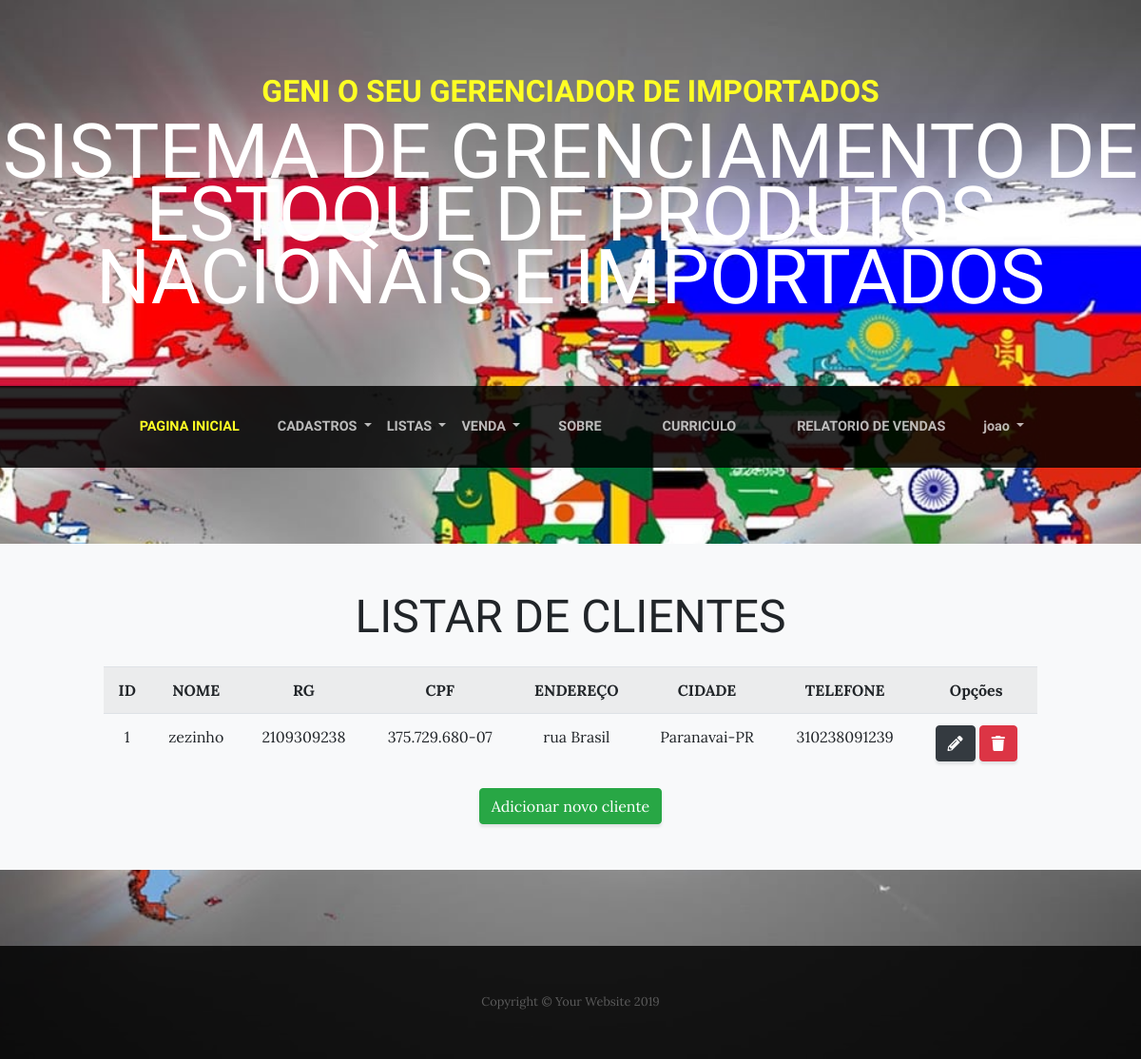
Screenshot of /lista/clientes/ (signed in) with the database file from the repository.
### adocao/models.py (models this page shows, shortened)
class Cliente (models.Model):
    nome = models.CharField(max_length=50, unique=True)
    rg = models.CharField(max_length=20, unique=True)
    cpf = models.CharField(max_length=14, unique=True,validators=[validate_CPF])
    endereco = models.CharField(max_length=100)
    cidade = models.ForeignKey(Cidade, on_delete=models.PROTECT)
    telefone = models.CharField(max_length=20)
    observacao = models.TextField(blank=True, null=True, verbose_name="Observação",help_text="qual quer informação extra sobre o cliente")

class Cidade (models.Model):
    nome = models.CharField(max_length=50)
    estado = models.ForeignKey(Estado, on_delete=models.PROTECT)
    descricao = models.TextField(blank=True, null=True, verbose_name="Descrição",
                                 help_text="espaço para colocar qualquer informação")
    def __str__(self):
        return self.nome + "-" + self.estado.sigla

class Estado (models.Model):
    sigla = models.CharField(max_length=2, unique=True)
    nome = models.CharField(max_length=50)
    pais = models.ForeignKey(Pais, on_delete=models.PROTECT)

### adocao/views.py (the view)
# urls.py: path('lista/clientes/',   ClienteList.as_view(), name="listar-clientes"),
class ClienteList(LoginRequiredMixin, ListView):
	model = Cliente
	template_name = "adocao/listar_clientes.html"

### adocao/templates/adocao/listar_clientes.html
{% extends 'adocao/base.html' %}
{% load static %}
{% block conteudo %}
  <section class="page-section bg-light p-5">
    <div class="container">
      <div class="row">
        <div class="col-xl-11 mx-auto">
          <div class="cta-inner text-center rounded">
            <h2 class="section-heading mb-4">
              <span class="section-heading-lower">Listar de clientes </span>
            </h2>
            <table class="table table-striped">
                    <tr>
                        <th>ID</th>
                        <th>NOME</th>
                        <th>RG</th>
                        <th>CPF</th>
                        <th>ENDEREÇO</th>
                        <th>CIDADE</th>
                        <th>TELEFONE</th>
                        <th>Opções</th>
                    </tr>
                    {% for cliente in object_list %}
                    <tr>
                        <td>{{cliente.pk}}</td>
                        <td>{{cliente.nome}}</td>
                        <td>{{cliente.rg}}</td>
                        <td>{{cliente.cpf}}</td>
                        <td>{{cliente.endereco}}</td>
                        <td>{{cliente.cidade}}</td>
                        <td>{{cliente.telefone}}</td>
                        <td>
                            <a href="{% url 'editar-cliente'  cliente.pk %}" class="btn btn-dark">
                              <i class="fas fa-pencil-alt    "></i>
                            </a>
                            <a href="{% url 'excluir-cliente'  cliente.pk %}" class="btn btn-danger">
                             <i class="fas fa-trash    "></i>
                            </a>
                        </td>
                    </tr>
                    {% empty %}
                    <tr>
                        <td colspan="3">Nenhuma cliente cadastrado!</td>
                    </tr>
                    {% endfor %}
                </table>
                <a href="{% url 'cadastrar-cliente' %}"class="btn btn-success">Adicionar novo cliente</a>
          </div>
        </div>
      </div>
    </div>
  </section>
{%endblock%}

### adocao/templates/adocao/base.html (shortened to what this page needs)
{% load static %}
<!DOCTYPE html>
<html lang="en">
<head>
  <link href="{% static 'vendor/bootstrap/css/bootstrap.css' %}" rel="stylesheet">
  <link rel="stylesheet" href="https://use.fontawesome.com/releases/v5.8.1/css/all.css"
>
  <link href="{% static 'css/business-casual.css' %}" rel="stylesheet">
</head>
<body id="page-top">
  <h1 class="site-heading text-center text-white d-none d-lg-block">
    <span class="site-heading-upper text-primary mb-3">GENI o seu gerenciador de importados</span>
    <span class="site-heading-lower">Sistema de grenciamento de estoque de produtos nacionais e importados</span>
  </h1>
  {%block menu %}
  <nav class="navbar navbar-expand-lg navbar-dark py-lg-4" id="mainNav">
    <div class="container">
      <div class="collapse navbar-collapse" id="navbarResponsive">
        <ul class="navbar-nav mx-auto">
          <li class="nav-item active px-lg-4">
            <a class="nav-link text-uppercase text-expanded" href="{% url 'index' %}">Pagina INICIAL
            </a>
          </li>
          {% if request.user.is_authenticated %}
          <li class="nav-item dropdown">
            <a class="nav-link dropdown-toggle  text-uppercase" href="#" id="navbarDropdown" role="button"
              data-toggle="dropdown" aria-haspopup="true" aria-expanded="false">
              Cadastros
            </a>
          </li>
          <li class="nav-item dropdown">
            <a class="nav-link  text-uppercase  dropdown-toggle" href="#" id="navbarDropdown" role="button"
              data-toggle="dropdown" aria-haspopup="true" aria-expanded="false">
              Listas
            </a>
          </li>
          <li class="nav-item dropdown">
            <a class="nav-link  text-uppercase  dropdown-toggle" href="#" id="navbarDropdown" role="button" data-toggle="dropdown"
              aria-haspopup="true" aria-expanded="false">
              Venda
            </a>
          </li>
          {% endif %}
          <li class="nav-item px-lg-4">
            <a class="nav-link text-uppercase text-expanded" href="{% url 'sobre' %}">Sobre</a>
          </li>
          <li class="nav-item px-lg-4">
            <a class="nav-link text-uppercase text-expanded" href="{% url 'curriculo'%}">Curriculo</a>
          </li>
          <li class="nav-item px-lg-4">
              <a class="nav-link text-uppercase text-expanded" href="{% url 'relatorio'%}">Relatorio de Vendas</a>
            </li>
          {% if request.user.is_authenticated %}
          <li class="nav-item dropdown">
            <a class="nav-link dropdown-toggle" href="#" id="navbarDropdown" role="button" data-toggle="dropdown"
              aria-haspopup="true" aria-expanded="false">
              {{ request.user.username }}
            </a>
          </li>
          {% endif %}
        </ul>
      </div>
    </div>
  </nav>
  {% endblock %}
  {% block conteudo %}{%endblock%}
  <footer class="footer text-faded text-center py-5">
    <div class="container">
      <p class="m-0 small">Copyright &copy; Your Website 2019</p>
    </div>
  </footer>
</body>
</html>

### static/css/business-casual.css (style rules this page uses)
body { font-family: 'Lora'; background: -webkit-gradient(linear, left top, left bottom, from(rgba(15, 16, 47, 0))), url("../img/bandeiras.jpg"); background: linear-gradient(rgba(15, 16, 47, 0)), url("../img/bandeiras.jpg"); background-attachment: fixed; background-position: center; background-size: cover; }
h1, h2, h3, h4, h5, h6 { font-family: 'Raleway'; }
p { line-height: 1.75; }
.text-faded { color: rgba(255, 255, 255, 0.3); }
.site-heading { margin-top: 5rem; margin-bottom: 5rem; text-transform: uppercase; line-height: 1; font-family: 'Raleway'; }
.site-heading .site-heading-upper { display: block; font-size: 2rem; font-weight: 800; }
.site-heading .site-heading-lower { font-size: 5rem; font-weight: 100; line-height: 4rem; }
.page-section { margin-top: 5rem; margin-bottom: 5rem; }
.section-heading { text-transform: uppercase; }
.section-heading .section-heading-lower { display: block; font-size: 3rem; font-weight: 100; }
#mainNav { background-color:rgba(0, 0, 0, 0.84); font-family: 'Raleway'; }
#mainNav .navbar-nav .nav-item .nav-link { color: rgba(255, 255, 255, 0.7); font-weight: 800; }
#mainNav .navbar-nav .nav-item.active .nav-link { color: #ffff24; }
@media (min-width: 992px) { #mainNav .navbar-nav .nav-item .nav-link { font-size: 0.9rem; } }
.footer { background-color: rgba(0, 0, 0, 0.84); }
.text-primary { color: #ffff24 !important; }
.btn { -webkit-box-shadow: 0px 3px 3px 0px rgba(33, 37, 41, 0.1); box-shadow: 0px 3px 3px 0px rgba(33, 37, 41, 0.1); }

### rows the page displays
Cliente: pk "1", nome "zezinho", rg "2109309238", cpf "375.729.680-07", endereco "rua Brasil", cidade "Paranavai-PR", telefone "310238091239"

### other values shown
{{ request.user.username }} "joao"
